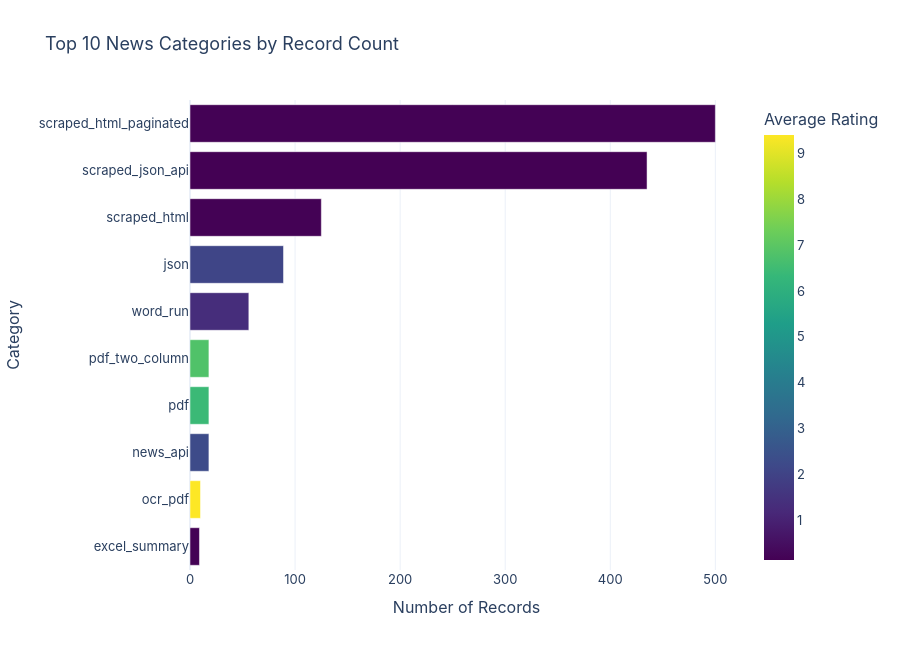

Notebook code for this chart:
### Markdown cell above
## 13. Interactive Chart — Top Categories Bar

**Question and chart choice:** An interactive bar chart compares category counts and provides hover details such as average rating, popularity, and content length.

### Code cell
fig = build_top_categories_bar_fig(df, n=10)
path = _save_and_display_plotly(
    fig,
    "top_categories_interactive_bar",
    height=650,
)
print(path)

### Figure 1 — Plotly figure (JSON) as saved in the notebook; plotly's stock layout.template omitted (floating-point values rounded to 4 significant figures)
{"data": [{"customdata": [[0.15, 15.0, 15.0], [9.405, 952.5, 952.5], [2.257, 225.7, 225.7], [6.415, 651.0, 651.0], [6.8, 1242.0, 1242.0], [1.333, 133.2, 133.2], [2.073, 207.3, 207.3], [0.15, 15.0, 15.0], [0.1331, 13.31, 13.31], [0.15, 15.0, 15.0]], "hovertemplate": "<b>%{hovertext}</b><br><br>Number of Records=%{x}<br>Category=%{y}<br>Average Rating=%{marker.color:.2f}<br>avg_popularity=%{customdata[1]:.2f}<br>avg_content_length=%{customdata[2]:.1f}<extra></extra>", "hovertext": ["excel_summary", "ocr_pdf", "news_api", "pdf", "pdf_two_column", "word_run", "json", "scraped_html", "scraped_json_api", "scraped_html_paginated"], "legendgroup": "", "marker": {"color": [0.15, 9.405, 2.257, 6.415, 6.8, 1.333, 2.073, 0.15, 0.1331, 0.15], "coloraxis": "coloraxis", "pattern": {"shape": ""}}, "name": "", "orientation": "h", "showlegend": false, "textposition": "auto", "type": "bar", "x": [9, 10, 18, 18, 18, 56, 89, 125, 435, 500], "xaxis": "x", "y": ["excel_summary", "ocr_pdf", "news_api", "pdf", "pdf_two_column", "word_run", "json", "scraped_html", "scraped_json_api", "scraped_html_paginated"], "yaxis": "y"}], "layout": {"barmode": "relative", "coloraxis": {"colorbar": {"title": {"text": "Average Rating"}}, "colorscale": [[0, "#440154"], [0.1111, "#482878"], [0.2222, "#3e4989"], [0.3333, "#31688e"], [0.4444, "#26828e"], [0.5556, "#1f9e89"], [0.6667, "#35b779"], [0.7778, "#6ece58"], [0.8889, "#b5de2b"], [1, "#fde725"]]}, "font": {"family": "Inter", "size": 13}, "height": 650, "legend": {"tracegroupgap": 0}, "title": {"text": "Top 10 News Categories by Record Count"}, "xaxis": {"anchor": "y", "domain": [0, 1], "title": {"text": "Number of Records"}}, "yaxis": {"anchor": "x", "domain": [0, 1], "title": {"text": "Category"}}}}
